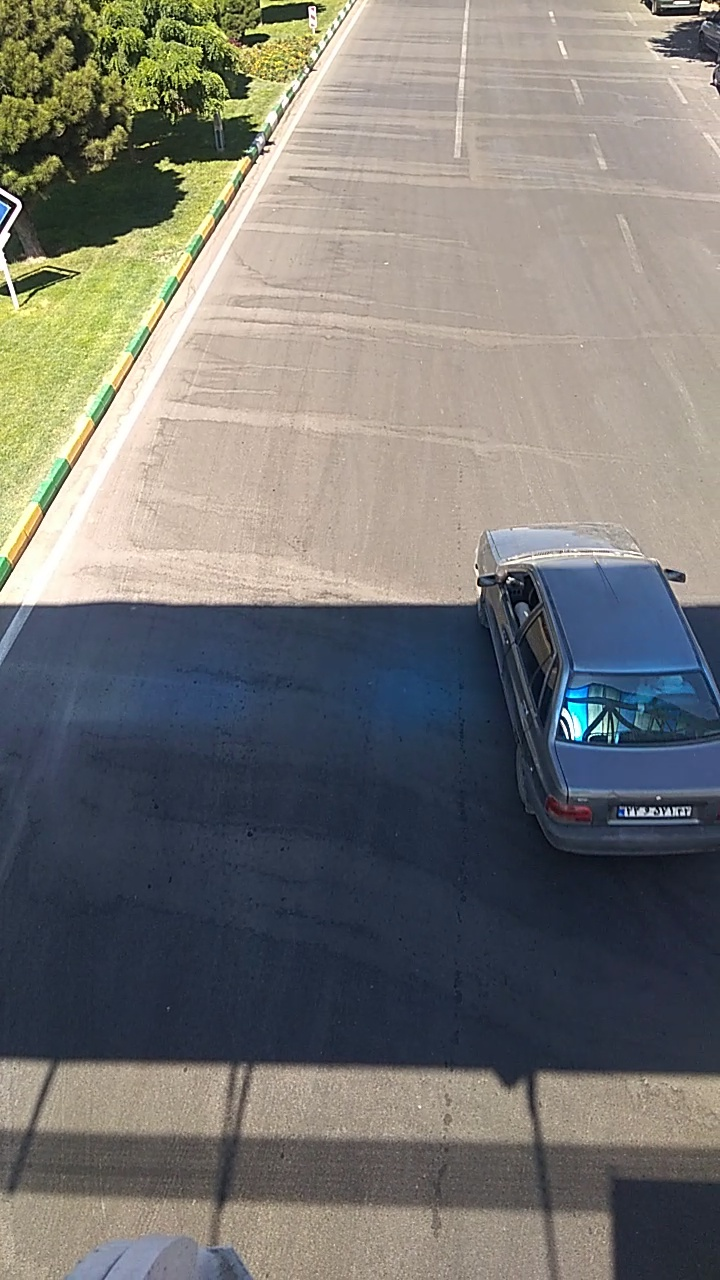
#> input picture 2.jpg, 720 x 1280 px
$ python lane_detection_CCTV.py
#> lines starting #> are read from the running program, lines starting #| are printed output that depends on the picture; after the words box and inside, x2 and y2 are one past the last pixel; in counts of white or black regions, pixels touching at a corner belong together
### methods.py
import cv2
from matplotlib import pyplot as plt
import numpy as np

def gray(image):
    image = np.asarray(image)
    return cv2.cvtColor(image, cv2.COLOR_RGB2GRAY)

def gauss(image):
    return cv2.GaussianBlur(image, (5, 5), 0)

def canny(image):
    edges = cv2.Canny(image, 140, 150)
    return edges

def binaryThreshold(image):
    _, thresholded_image = cv2.threshold(image, 1, 200, cv2.THRESH_BINARY)
    return thresholded_image

def getRegion(image):
    mask_height, mask_width = 500, 720
    polygon = np.array([(350, 0), (640, 0), (mask_width, mask_height), (70, mask_height)])
    mask = np.zeros_like(image)
    mask = cv2.fillConvexPoly(mask, polygon, 1)
    mask = cv2.bitwise_and(image, mask)
    return mask

def getLines(image):
    lines = cv2.HoughLinesP(image, rho=1, theta=np.pi/180, threshold=30, maxLineGap=200)
    return lines

# [38 lines left out: functions average, makePoints, not called in this run]

def makeLinesOnBlackCanvas(image, lines, colour=(0, 255, 0)):
    lines_image = np.zeros_like(image)
    if lines is not None:
        for line in lines:
            x1, y1, x2, y2 = line
            cv2.line(lines_image, (x1, y1), (x2, y2), colour, 9)
    return lines_image

#For debugging purposes.
def displayLinesOnImage(image, lines):
    if lines is None:
        return

    fig = plt.figure(figsize=(10, 10))
    rows, cols = 1, len(lines)
    for idx, line in enumerate(lines):
        debugImg = image.copy()
        x1, y1, x2, y2 = line[0] if len(lines.shape) > 2 else line
        #x1, y1, x2, y2 = line
        cv2.line(debugImg, (x1, y1), (x2, y2), (0, 0, 255), 9)
        fig.add_subplot(rows, cols, idx + 1)
        plt.title(f"Line: {idx + 1}.")
        plt.imshow(debugImg)
    plt.show()

def showImage(image, title, grayscale=True):
    plt.figure(figsize=(7, 7))
    if grayscale == True:
        plt.imshow(image, cmap = 'gray')
    else:
        plt.imshow(cv2.cvtColor(image, cv2.COLOR_BGR2RGB))
    plt.title(title)
    plt.show()

# [5 lines left out: function getSlope, not called in this run]

def getUniqueLines(listOfLines, listOfDuplicateLinesIdx):
    uniqueLines = []
    for duplicateLinesIdx in listOfDuplicateLinesIdx:
        lines = []
        x1, y1, x2 ,y2 = 0, 0, 0, 0
        for lineIdx in duplicateLinesIdx:
            lines.append(listOfLines[lineIdx])
        for line in lines:
            x1 += line[0]
            y1 += line[1]
            x2 += line[2]
            y2 += line[3]
        avg_x1 = x1 // len(lines)
        avg_y1 = y1 // len(lines)
        avg_x2 = x2 // len(lines)
        avg_y2 = y2 // len(lines)
        uniqueLines.append([avg_x1, avg_y1, avg_x2, avg_y2])
    return uniqueLines

def getListOfDuplicateLinesIdx(lanes, pixelTolerance):
    duplicates = []
    result = []
    for idx in range(1, len(lanes)):
        prev = lanes[idx - 1][2]
        curr = lanes[idx][2]
        if abs(curr - prev) <= pixelTolerance:
            duplicates.append(idx - 1)
        else:
            duplicates.append(idx - 1)
            result.append(duplicates)
            duplicates = []

    lastItem = lanes[-1][2]
    secondLastItem = lanes[-2][2]
    if abs(lastItem - secondLastItem) <= pixelTolerance:
        duplicates.append(len(lanes) - 1)
        result.append(duplicates)
    else:
        result.append([len(lanes) - 1])

    return result

def makeLines(image, tuples):
    list = []
    for tuple in tuples:
        slope, y_intercept = tuple
        y1 = image.shape[0]
        y2 = 0
        x1 = int((y1 - y_intercept) // slope)
        x2 = int((y2 - y_intercept) // slope)
        list.append([x1, y1, x2, y2])
    list.sort(key=lambda f: f[2])
    return np.array(list)

def getSlopeAndY_Intercept(lines):
    list = []
    if lines is not None:
        for line in lines:
            x1, y1, x2, y2 = line[0]
            parameters = np.polyfit((x1, x2), (y1, y2), 1)
            slope = parameters[0]
            y_intercept = parameters[1]
            tuple = (slope, y_intercept)
            if abs(slope) < 1:
                continue
            list.append(tuple)
    return np.array(list)

### lane_detection_CCTV.py
import cv2
import methods as m

image = cv2.imread('2.jpg')
#> image is the input picture: shape (1280, 720, 3); mean B, G, R 115.4, 119.3, 120.3
image = cv2.cvtColor(image, cv2.COLOR_BGR2RGB)

tolerance = 0.1
pixelTolerance = tolerance * image.shape[1]
#> pixelTolerance = 72

img_copy = image.copy()
grayImg = m.gray(img_copy)
gaussImg = m.gauss(grayImg)
cannyImg = m.canny(gaussImg)
#> in canny, `edges = cv2.Canny(image, 140, 150)`:
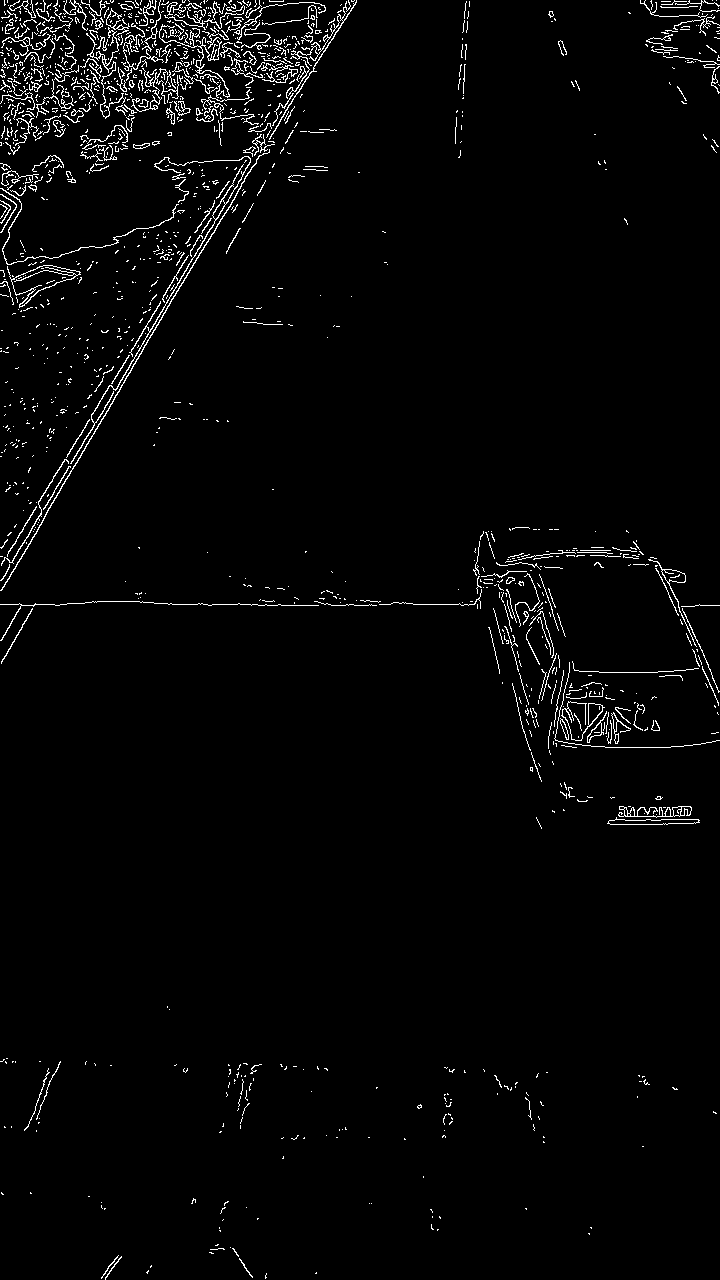
#> edges: shape (1280, 720); 2.4% white in thin lines or dots
maskedImg = m.getRegion(cannyImg)
#> in getRegion, `mask = cv2.bitwise_and(image, mask)`:
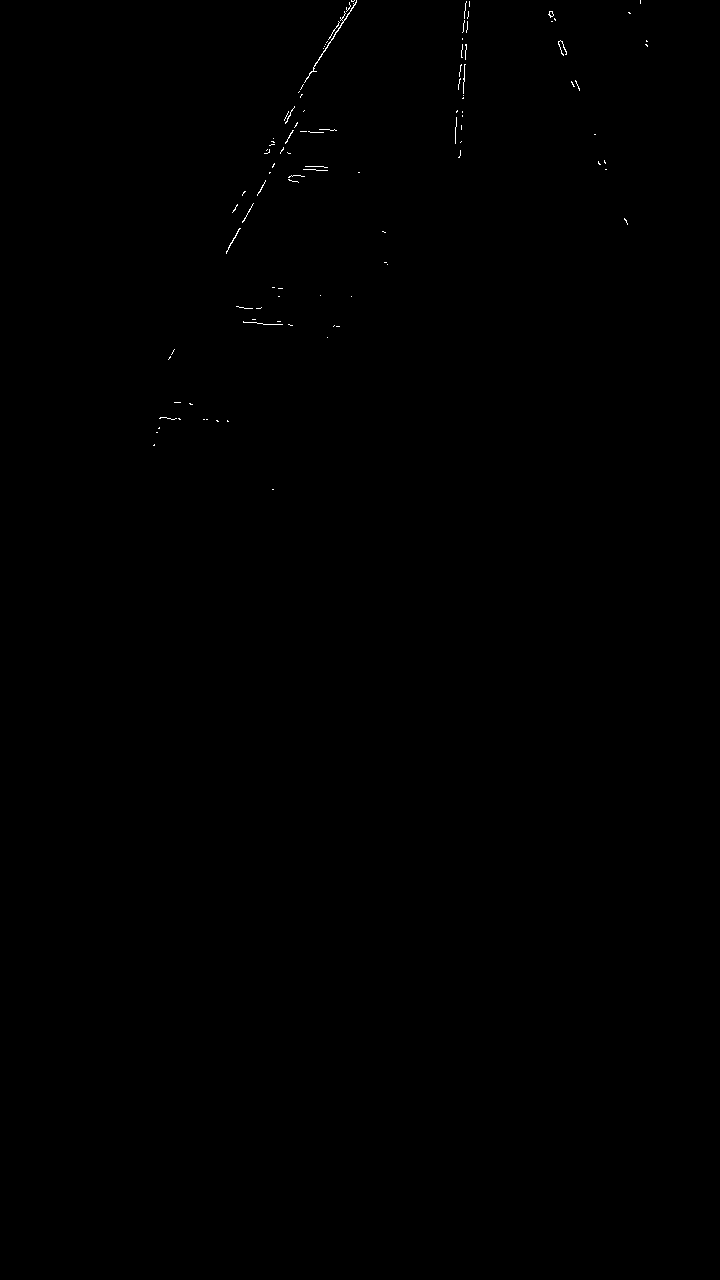
#> mask: shape (1280, 720); values 0 (black) and 1 (white), 0.11% white in thin lines or dots, all inside (x1, y1, x2, y2) = (153, 0, 648, 490)
lines = m.getLines(maskedImg)
#> in getLines, `lines = cv2.HoughLinesP(image, rho=1, theta=np.pi/180, threshold=30, m..`: lines = [[455, 143, 465, 3], [226, 251, 304, 110], [305, 80, 356, 1], [460, 155, 468, 11], [269, 152, 346, 7], [455, 138, 463, 23], [298, 92, 356, 2], [243, 322, 292, 325], [552, 11, 606, 169]]
slopes_and_y_intercepts = m.getSlopeAndY_Intercept(lines)
#> the loop in getSlopeAndY_Intercept, `for line in lines:` made 9 passes
#> (x1, y1, x2, y2, slope, y_intercept) on passes 1 to 9: (455, 143, 465, 3, -14, 6513), (226, 251, 304, 110, -1.81, 659.5), (305, 80, 356, 1, -1.55, 552.5), (460, 155, 468, 11, -18, 8435), (269, 152, 346, 7, -1.88, 658.6), (455, 138, 463, 23, -14.38, 6678.6), (298, 92, 356, 2, -1.55, 554.4), (243, 322, 292, 325, 0.0612, 307.1), (552, 11, 606, 169, 2.93, -1604.1)
#> after the loop in getSlopeAndY_Intercept, `for line in lines:`: list = [(-14, 6513), (-1.81, 659.5), (-1.55, 552.5), (-18, 8435), (-1.88, 658.6), (-14.38, 6678.6), (-1.55, 554.4), (2.93, -1604.1)]
#> slopes_and_y_intercepts = [[-14, 6513], [-1.81, 659.5], [-1.55, 552.5], [-18, 8435], [-1.88, 658.6], [-14.38, 6678.6], [-1.55, 554.4], [2.93, -1604.1]]
lanes = m.makeLines(image, slopes_and_y_intercepts)
#> the loop in makeLines, `for tuple in tuples:` made 8 passes
#> (slope, y_intercept, x1, x2) on passes 1 to 8: (-14, 6513, 373, 465), (-1.81, 659.5, -344, 364), (-1.55, 552.5, -470, 356), (-18, 8435, 397, 468), (-1.88, 658.6, -331, 349), (-14.38, 6678.6, 375, 464), (-1.55, 554.4, -468, 357), (2.93, -1604.1, 985, 548)
#> after the loop in makeLines, `for tuple in tuples:`: list = [[373, 1280, 465, 0], [-344, 1280, 364, 0], [-470, 1280, 356, 0], [397, 1280, 468, 0], [-331, 1280, 349, 0], [375, 1280, 464, 0], [-468, 1280, 357, 0], [985, 1280, 548, 0]]
#> lanes = [[-331, 1280, 349, 0], [-470, 1280, 356, 0], [-468, 1280, 357, 0], [-344, 1280, 364, 0], [375, 1280, 464, 0], [373, 1280, 465, 0], [397, 1280, 468, 0], [985, 1280, 548, 0]]
listOfDuplicateLanesIdx = m.getListOfDuplicateLinesIdx(lanes, pixelTolerance)
#> the loop in getListOfDuplicateLinesIdx, `for idx in range(1, len(lanes)):` made 7 passes
#> (prev, curr) on passes 1 to 7: (349, 356), (356, 357), (357, 364), (364, 464), (464, 465), (465, 468), (468, 548)
#> after the loop in getListOfDuplicateLinesIdx, `for idx in range(1, len(lanes)):`: result = [[0, 1, 2, 3], [4, 5, 6]]
#> in getListOfDuplicateLinesIdx, `lastItem = lanes[-1][2]`: lastItem = 548
#> in getListOfDuplicateLinesIdx, `secondLastItem = lanes[-2][2]`: secondLastItem = 468
#> listOfDuplicateLanesIdx = [[0, 1, 2, 3], [4, 5, 6], [7]]
uniqueLines = m.getUniqueLines(lanes, listOfDuplicateLanesIdx)
#> the loop in getUniqueLines, `for duplicateLinesIdx in listOfDuplicateLinesIdx:` made 3 passes
#> (duplicateLinesIdx, avg_x1, avg_x2) on passes 1 to 3: ([0, 1, 2, 3], -404, 356), ([4, 5, 6], 381, 465), ([7], 985, 548)
#> after the loop in getUniqueLines, `for duplicateLinesIdx in listOfDuplicateLinesIdx:`: uniqueLines = [[-404, 1280, 356, 0], [381, 1280, 465, 0], [985, 1280, 548, 0]]

print(f'\n Number of lines originally detected = {len(lines)}')
#|  Number of lines originally detected = 9
print(f'\n Slopes and Y-Intercepts are = \n {slopes_and_y_intercepts}')
#|  Slopes and Y-Intercepts are =
#|  [[-1.40000000e+01  6.51300000e+03]
#|  [-1.80769231e+00  6.59538462e+02]
#|  [-1.54901961e+00  5.52450980e+02]
#|  [-1.80000000e+01  8.43500000e+03]
#|  [-1.88311688e+00  6.58558442e+02]
#|  [-1.43750000e+01  6.67862500e+03]
#|  [-1.55172414e+00  5.54413793e+02]
#|  [ 2.92592593e+00 -1.60411111e+03]]
print(f'\n Co-ordinates of all proposed lanes are = \n {lanes}')
#|  Co-ordinates of all proposed lanes are =
#|  [[-331 1280  349    0]
#|  [-470 1280  356    0]
#|  [-468 1280  357    0]
#|  [-344 1280  364    0]
#|  [ 375 1280  464    0]
#|  [ 373 1280  465    0]
#|  [ 397 1280  468    0]
#|  [ 985 1280  548    0]]
print(f'\n Indexes of duplicate lines are grouped together as = \n {listOfDuplicateLanesIdx}')
#|  Indexes of duplicate lines are grouped together as =
#|  [[0, 1, 2, 3], [4, 5, 6], [7]]
print(f'\n Final and unique lane co-ordinates  are = \n {uniqueLines}')
#|  Final and unique lane co-ordinates  are =
#|  [[-404, 1280, 356, 0], [381, 1280, 465, 0], [985, 1280, 548, 0]]

m.displayLinesOnImage(image, lines)
#> in displayLinesOnImage, `rows, cols = 1, len(lines)`: rows = 1; cols = 9
#> the loop in displayLinesOnImage, `for idx, line in enumerate(lines):` made 9 passes
#> in displayLinesOnImage, `plt.show()`:
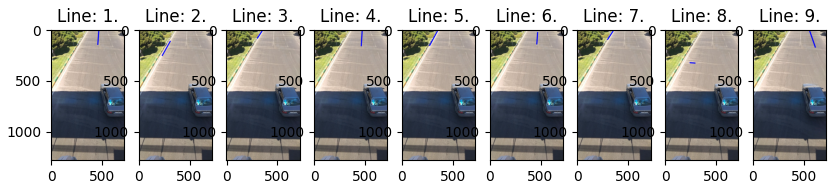
#> figure drawn by matplotlib, 9 panels

img_before_filtering = m.makeLinesOnBlackCanvas(image, lanes, (0, 180, 0))
#> the loop in makeLinesOnBlackCanvas, `for line in lines:` made 8 passes
#> (line, x1, x2) on passes 1 to 8: ([-331, 1280, 349, 0], -331, 349), ([-470, 1280, 356, 0], -470, 356), ([-468, 1280, 357, 0], -468, 357), ([-344, 1280, 364, 0], -344, 364), ([375, 1280, 464, 0], 375, 464), ([373, 1280, 465, 0], 373, 465), ([397, 1280, 468, 0], 397, 468), ([985, 1280, 548, 0], 985, 548)
#> after the loop in makeLinesOnBlackCanvas, `for line in lines:`:
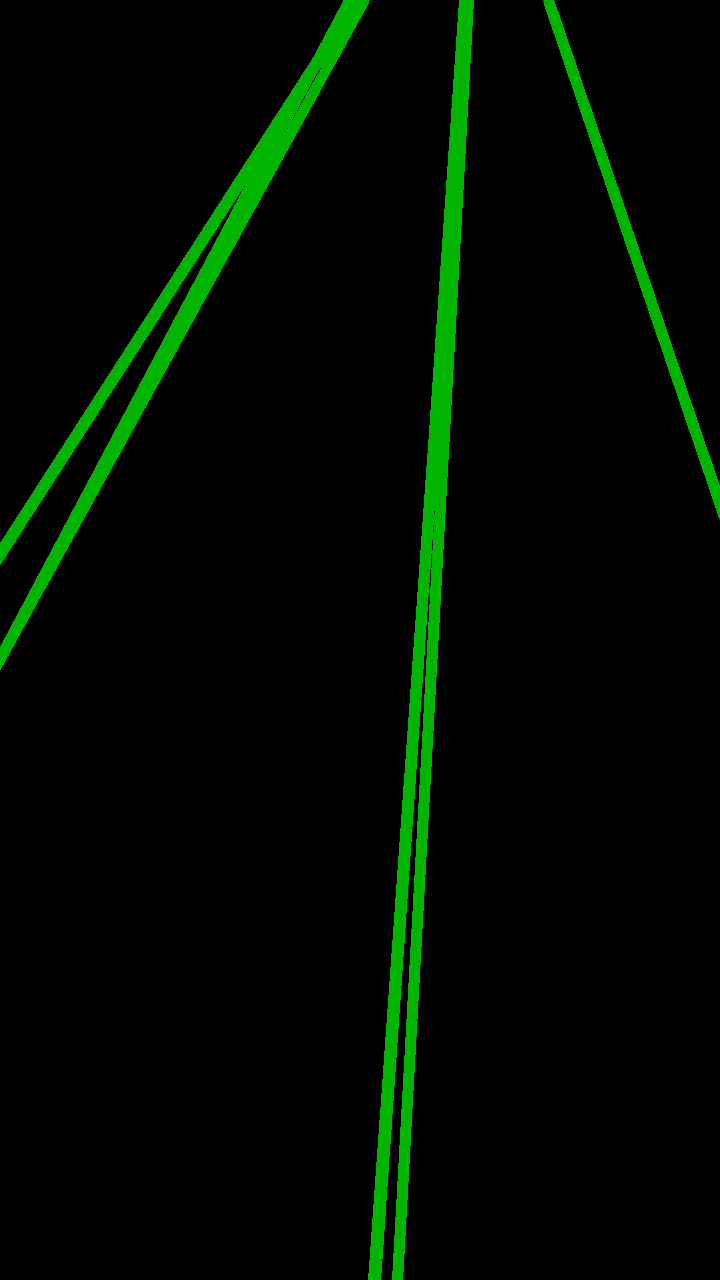
#> lines_image: shape (1280, 720, 3); mean of channels 0, 1, 2 0, 10.3, 0; drawn as B, G, R
m.showImage(img_before_filtering, 'Reconstructing All Lines Before Filtering on Image')

uniqueLinesOnBlackCanvas = m.makeLinesOnBlackCanvas(image, uniqueLines)
#> the loop in makeLinesOnBlackCanvas (call 2), `for line in lines:` made 3 passes
#> (line, x1, x2) on passes 1 to 3: ([-404, 1280, 356, 0], -404, 356), ([381, 1280, 465, 0], 381, 465), ([985, 1280, 548, 0], 985, 548)
m.showImage(uniqueLinesOnBlackCanvas, 'Unique Lines On Black Canvas')

output_image = cv2.addWeighted(image, 0.8, uniqueLinesOnBlackCanvas, 1, 1)
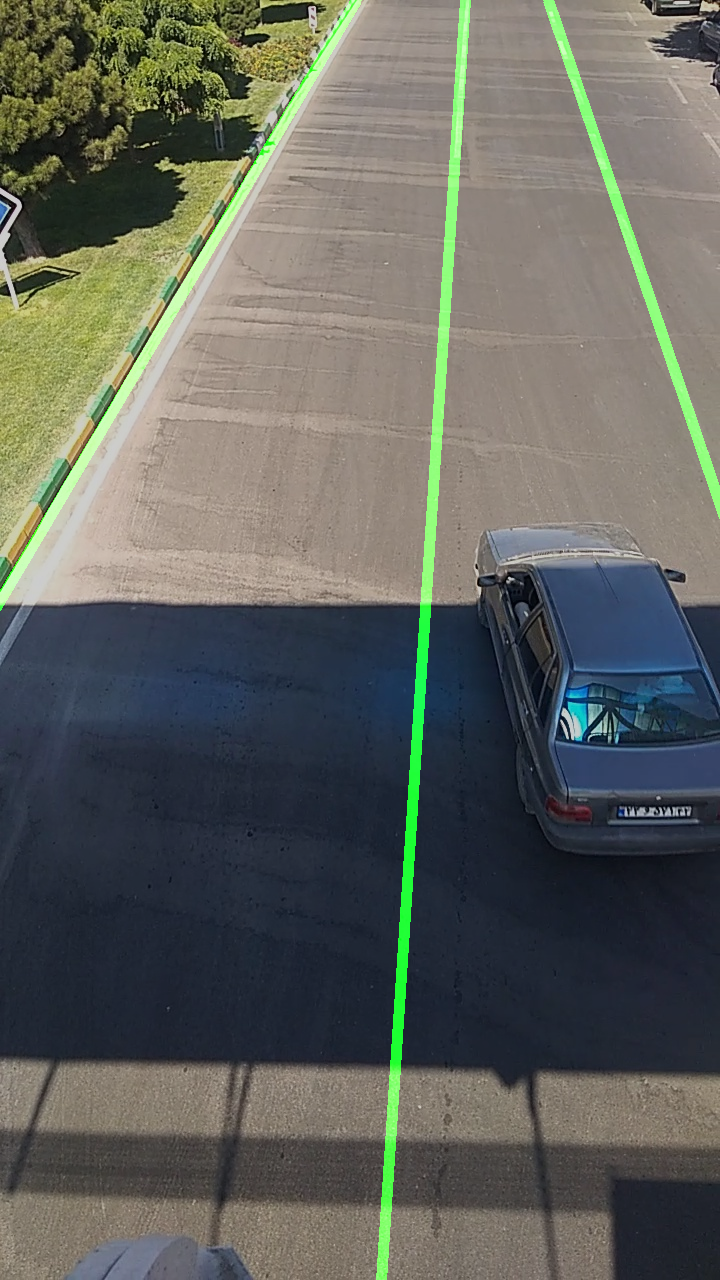
#> output_image: shape (1280, 720, 3); mean R, G, B 97.3, 100.2, 93.3
m.showImage(output_image, 'Final Image with Lane Detection')
